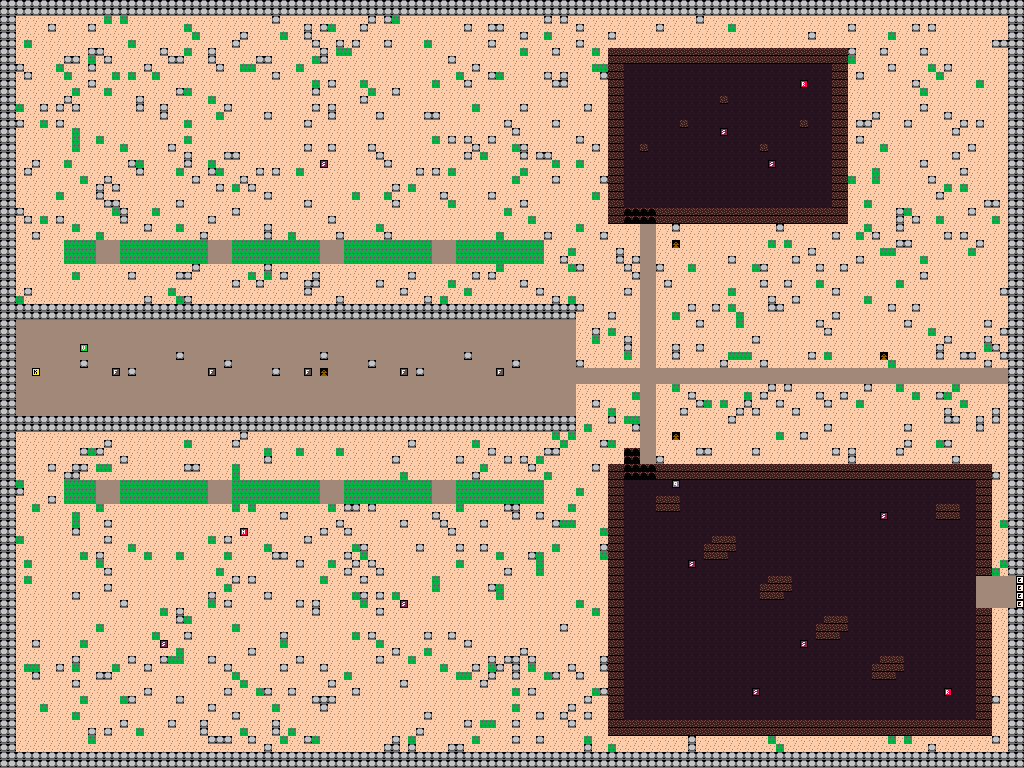

This game map was drawn from its Tiled (.tmx) file and the tilesets committed beside it. A one-line description and the trimmed map source follow:
An orthogonal 128x96 tile map with 8x8 px tiles, 2 tile layers (ground, things).

<map version="1.10" tiledversion="1.10.2" orientation="orthogonal" renderorder="right-down" width="128" height="96" tilewidth="8" tileheight="8" infinite="0" nextlayerid="3" nextobjectid="1">
 <tileset firstgid="1" source="sprites.tsx" />
 <layer id="1" name="ground" width="128" height="96">
  <data>[12288 cells, 12288 non-empty, 9 distinct tile ids]</data>
 </layer>
 <layer id="2" name="things" width="128" height="96">
  <data>[12288 cells, 24 non-empty, 8 distinct tile ids]</data>
 </layer>
</map>
